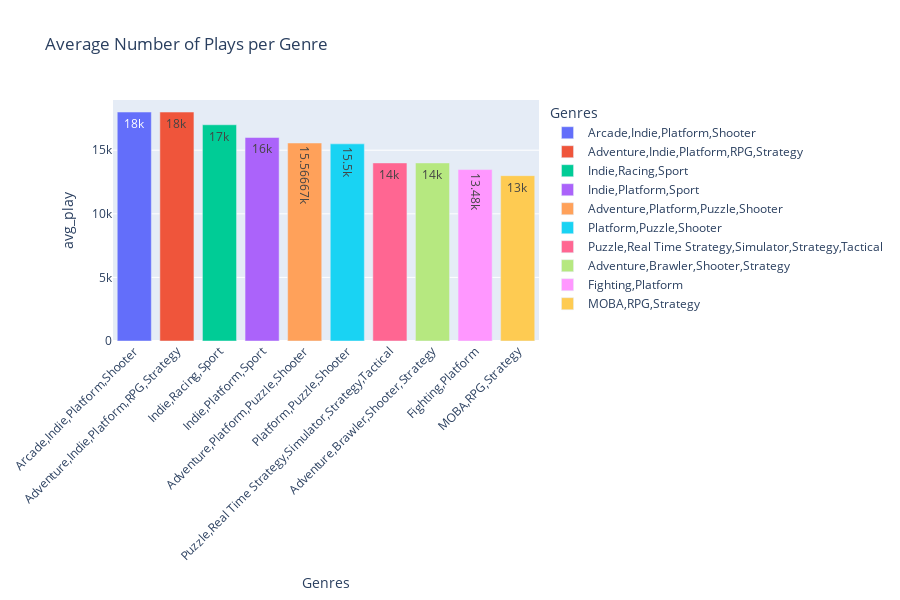

This figure's notebook cell:
### Code cell
# 8.What’s the average number of plays per genre?
mycursor.execute("select Genres,avg(Plays)as avg_play from game group by Genres order by avg_play desc limit 10 ")
results = mycursor.fetchall()
columns = [desc[0] for desc in mycursor.description]
avg_plays_per_genre = pd.DataFrame(results, columns=["Genres","avg_play"])
avg_plays_per_genre

fig = px.bar(
    avg_plays_per_genre,  
    x="Genres",  
    y="avg_play",  
    title="Average Number of Plays per Genre",  
    color="Genres",  # Color by genre for differentiation
    text_auto=True  # Display values on bars
)

fig.update_layout(xaxis_tickangle=-45)  # Rotate x-axis labels for readability
fig.update_layout(
    width=900,  # Increase width
    height=600)
fig.show()

### Figure 1 — Plotly figure (JSON) as saved in the notebook; plotly's stock layout.template omitted (floating-point values rounded to 4 significant figures)
{"data": [{"hovertemplate": "Genres=%{x}<br>avg_play=%{y}<extra></extra>", "legendgroup": "Arcade,Indie,Platform,Shooter", "marker": {"color": "#636efa", "pattern": {"shape": ""}}, "name": "Arcade,Indie,Platform,Shooter", "orientation": "v", "showlegend": true, "textposition": "auto", "texttemplate": "%{y}", "type": "bar", "x": ["Arcade,Indie,Platform,Shooter"], "xaxis": "x", "y": [18000.0], "yaxis": "y"}, {"hovertemplate": "Genres=%{x}<br>avg_play=%{y}<extra></extra>", "legendgroup": "Adventure,Indie,Platform,RPG,Strategy", "marker": {"color": "#EF553B", "pattern": {"shape": ""}}, "name": "Adventure,Indie,Platform,RPG,Strategy", "orientation": "v", "showlegend": true, "textposition": "auto", "texttemplate": "%{y}", "type": "bar", "x": ["Adventure,Indie,Platform,RPG,Strategy"], "xaxis": "x", "y": [18000.0], "yaxis": "y"}, {"hovertemplate": "Genres=%{x}<br>avg_play=%{y}<extra></extra>", "legendgroup": "Indie,Racing,Sport", "marker": {"color": "#00cc96", "pattern": {"shape": ""}}, "name": "Indie,Racing,Sport", "orientation": "v", "showlegend": true, "textposition": "auto", "texttemplate": "%{y}", "type": "bar", "x": ["Indie,Racing,Sport"], "xaxis": "x", "y": [17000.0], "yaxis": "y"}, {"hovertemplate": "Genres=%{x}<br>avg_play=%{y}<extra></extra>", "legendgroup": "Indie,Platform,Sport", "marker": {"color": "#ab63fa", "pattern": {"shape": ""}}, "name": "Indie,Platform,Sport", "orientation": "v", "showlegend": true, "textposition": "auto", "texttemplate": "%{y}", "type": "bar", "x": ["Indie,Platform,Sport"], "xaxis": "x", "y": [16000.0], "yaxis": "y"}, {"hovertemplate": "Genres=%{x}<br>avg_play=%{y}<extra></extra>", "legendgroup": "Adventure,Platform,Puzzle,Shooter", "marker": {"color": "#FFA15A", "pattern": {"shape": ""}}, "name": "Adventure,Platform,Puzzle,Shooter", "orientation": "v", "showlegend": true, "textposition": "auto", "texttemplate": "%{y}", "type": "bar", "x": ["Adventure,Platform,Puzzle,Shooter"], "xaxis": "x", "y": [15570.0], "yaxis": "y"}, {"hovertemplate": "Genres=%{x}<br>avg_play=%{y}<extra></extra>", "legendgroup": "Platform,Puzzle,Shooter", "marker": {"color": "#19d3f3", "pattern": {"shape": ""}}, "name": "Platform,Puzzle,Shooter", "orientation": "v", "showlegend": true, "textposition": "auto", "texttemplate": "%{y}", "type": "bar", "x": ["Platform,Puzzle,Shooter"], "xaxis": "x", "y": [15500.0], "yaxis": "y"}, {"hovertemplate": "Genres=%{x}<br>avg_play=%{y}<extra></extra>", "legendgroup": "Puzzle,Real Time Strategy,Simulator,Strategy,Tactical", "marker": {"color": "#FF6692", "pattern": {"shape": ""}}, "name": "Puzzle,Real Time Strategy,Simulator,Strategy,Tactical", "orientation": "v", "showlegend": true, "textposition": "auto", "texttemplate": "%{y}", "type": "bar", "x": ["Puzzle,Real Time Strategy,Simulator,Strategy,Tactical"], "xaxis": "x", "y": [14000.0], "yaxis": "y"}, {"hovertemplate": "Genres=%{x}<br>avg_play=%{y}<extra></extra>", "legendgroup": "Adventure,Brawler,Shooter,Strategy", "marker": {"color": "#B6E880", "pattern": {"shape": ""}}, "name": "Adventure,Brawler,Shooter,Strategy", "orientation": "v", "showlegend": true, "textposition": "auto", "texttemplate": "%{y}", "type": "bar", "x": ["Adventure,Brawler,Shooter,Strategy"], "xaxis": "x", "y": [14000.0], "yaxis": "y"}, {"hovertemplate": "Genres=%{x}<br>avg_play=%{y}<extra></extra>", "legendgroup": "Fighting,Platform", "marker": {"color": "#FF97FF", "pattern": {"shape": ""}}, "name": "Fighting,Platform", "orientation": "v", "showlegend": true, "textposition": "auto", "texttemplate": "%{y}", "type": "bar", "x": ["Fighting,Platform"], "xaxis": "x", "y": [13480.0], "yaxis": "y"}, {"hovertemplate": "Genres=%{x}<br>avg_play=%{y}<extra></extra>", "legendgroup": "MOBA,RPG,Strategy", "marker": {"color": "#FECB52", "pattern": {"shape": ""}}, "name": "MOBA,RPG,Strategy", "orientation": "v", "showlegend": true, "textposition": "auto", "texttemplate": "%{y}", "type": "bar", "x": ["MOBA,RPG,Strategy"], "xaxis": "x", "y": [13000.0], "yaxis": "y"}], "layout": {"barmode": "relative", "height": 600, "legend": {"title": {"text": "Genres"}, "tracegroupgap": 0}, "title": {"text": "Average Number of Plays per Genre"}, "width": 900, "xaxis": {"anchor": "y", "categoryarray": ["Arcade,Indie,Platform,Shooter", "Adventure,Indie,Platform,RPG,Strategy", "Indie,Racing,Sport", "Indie,Platform,Sport", "Adventure,Platform,Puzzle,Shooter", "Platform,Puzzle,Shooter", "Puzzle,Real Time Strategy,Simulator,Strategy,Tactical", "Adventure,Brawler,Shooter,Strategy", "Fighting,Platform", "MOBA,RPG,Strategy"], "categoryorder": "array", "domain": [0, 1], "tickangle": -45, "title": {"text": "Genres"}}, "yaxis": {"anchor": "x", "domain": [0, 1], "title": {"text": "avg_play"}}}}
